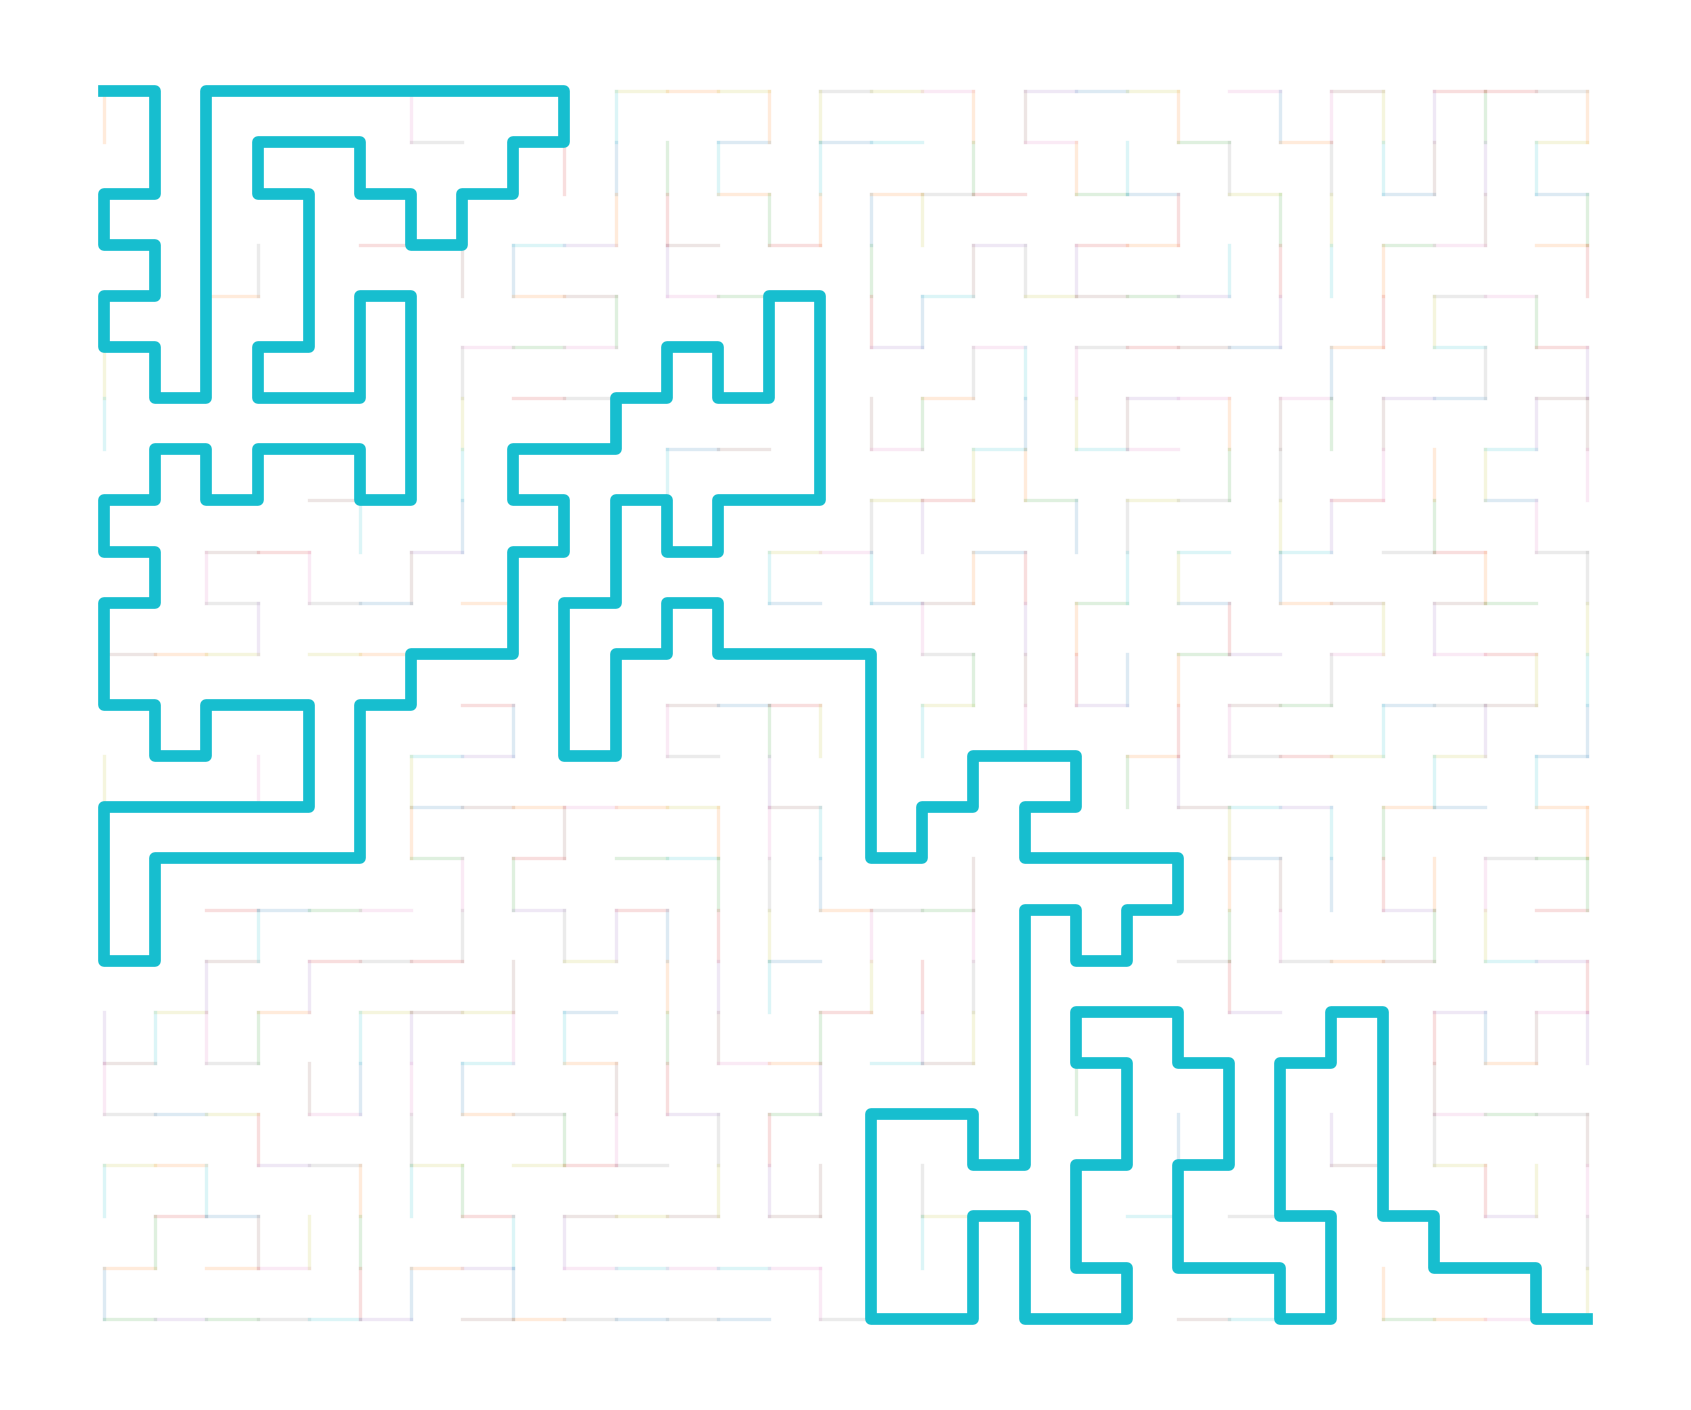

Reproduce this figure in Python.
import matplotlib.pyplot as plt
from maze import G
from NAKAJIMA_AYAKA_2 import bfs_shortest_path

def draw_maze_with_path(G, path=None, thin_alpha=0.15, lw_maze=0.8, lw_path=2.8):
    # 迷路の全通路（薄い線）
    drawn = set()
    for u in G.nodes:           # adj から無向辺を一度だけ描く
        for v in G.adj[u]:
            if (v, u) in drawn:
                continue
            drawn.add((u, v))
            x = [u[0], v[0]]
            y = [u[1], v[1]]
            plt.plot(x, y, linewidth=lw_maze, alpha=thin_alpha)

    # 最短路（太い線）
    if path and len(path) >= 2:
        xs = [p[0] for p in path]
        ys = [p[1] for p in path]
        plt.plot(xs, ys, linewidth=lw_path)

    plt.gca().set_aspect('equal', adjustable='box')
    plt.gca().invert_yaxis()   # 上下を迷路っぽく
    plt.axis('off')
    plt.tight_layout()

if __name__ == "__main__":
    s, t = (0, 0), (29, 24)
    _, _, path = bfs_shortest_path(G, s, t)
    draw_maze_with_path(G, path)
    plt.savefig("maze_shortest_path.png", dpi=300, bbox_inches="tight")
